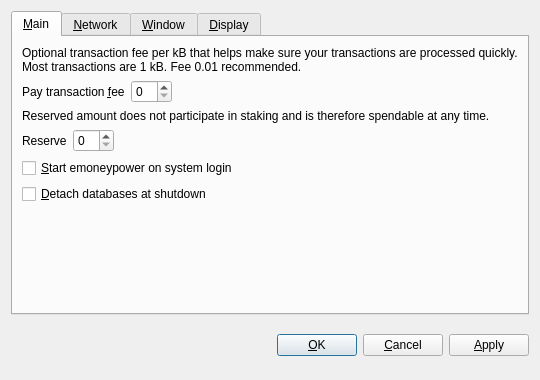
<?xml version="1.0" encoding="UTF-8"?>
<ui version="4.0">
 <class>OptionsDialog</class>
 <widget class="QDialog" name="OptionsDialog">
  <property name="geometry">
   <rect>
    <x>0</x>
    <y>0</y>
    <width>540</width>
    <height>380</height>
   </rect>
  </property>
  <property name="windowTitle">
   <string>Options</string>
  </property>
  <property name="modal">
   <bool>true</bool>
  </property>
  <layout class="QVBoxLayout" name="verticalLayout">
   <item>
    <widget class="QTabWidget" name="tabWidget">
     <property name="tabPosition">
      <enum>QTabWidget::North</enum>
     </property>
     <property name="currentIndex">
      <number>0</number>
     </property>
     <widget class="QWidget" name="tabMain">
      <attribute name="title">
       <string>&amp;Main</string>
      </attribute>
      <layout class="QVBoxLayout" name="verticalLayout_Main">
       <item>
        <widget class="QLabel" name="transactionFeeInfoLabel">
         <property name="text">
          <string>Optional transaction fee per kB that helps make sure your transactions are processed quickly. Most transactions are 1 kB. Fee 0.01 recommended.</string>
         </property>
         <property name="textFormat">
          <enum>Qt::PlainText</enum>
         </property>
         <property name="wordWrap">
          <bool>true</bool>
         </property>
        </widget>
       </item>
       <item>
        <layout class="QHBoxLayout" name="horizontalLayoutFee">
         <item>
          <widget class="QLabel" name="transactionFeeLabel">
           <property name="text">
            <string>Pay transaction &amp;fee</string>
           </property>
           <property name="textFormat">
            <enum>Qt::PlainText</enum>
           </property>
           <property name="buddy">
            <cstring>transactionFee</cstring>
           </property>
          </widget>
         </item>
         <item>
          <widget class="BitcoinAmountField" name="transactionFee"/>
         </item>
         <item>
          <spacer name="horizontalSpacerFee">
           <property name="orientation">
            <enum>Qt::Horizontal</enum>
           </property>
           <property name="sizeHint" stdset="0">
            <size>
             <width>40</width>
             <height>20</height>
            </size>
           </property>
          </spacer>
         </item>
        </layout>
       </item>
       <item>
        <widget class="QLabel" name="reserveBalanceInfoLabel">
         <property name="text">
          <string>Reserved amount does not participate in staking and is therefore spendable at any time.</string>
         </property>
         <property name="textFormat">
          <enum>Qt::PlainText</enum>
         </property>
         <property name="wordWrap">
          <bool>true</bool>
         </property>
        </widget>
       </item>
       <item>
        <layout class="QHBoxLayout" name="horizontalLayoutReserveBalance">
         <item>
          <widget class="QLabel" name="reserveBalanceLabel">
           <property name="text">
            <string>Reserve</string>
           </property>
           <property name="textFormat">
            <enum>Qt::PlainText</enum>
           </property>
           <property name="buddy">
            <cstring>reserveBalance</cstring>
           </property>
          </widget>
         </item>
         <item>
          <widget class="BitcoinAmountField" name="reserveBalance"/>
         </item>
         <item>
          <spacer name="horizontalSpacerReserveBalance">
           <property name="orientation">
            <enum>Qt::Horizontal</enum>
           </property>
           <property name="sizeHint" stdset="0">
            <size>
             <width>40</width>
             <height>20</height>
            </size>
           </property>
          </spacer>
         </item>
        </layout>
       </item>
       <item>
        <widget class="QCheckBox" name="bitcoinAtStartup">
         <property name="toolTip">
          <string>Automatically start emoneypower after logging in to the system.</string>
         </property>
         <property name="text">
          <string>&amp;Start emoneypower on system login</string>
         </property>
        </widget>
       </item>
       <item>
        <widget class="QCheckBox" name="detachDatabases">
         <property name="toolTip">
          <string>Detach block and address databases at shutdown. This means they can be moved to another data directory, but it slows down shutdown. The wallet is always detached.</string>
         </property>
         <property name="text">
          <string>&amp;Detach databases at shutdown</string>
         </property>
        </widget>
       </item>
       <item>
        <spacer name="verticalSpacer_Main">
         <property name="orientation">
          <enum>Qt::Vertical</enum>
         </property>
         <property name="sizeHint" stdset="0">
          <size>
           <width>20</width>
           <height>40</height>
          </size>
         </property>
        </spacer>
       </item>
      </layout>
     </widget>
     <widget class="QWidget" name="tabNetwork">
      <attribute name="title">
       <string>&amp;Network</string>
      </attribute>
      <layout class="QVBoxLayout" name="verticalLayout_Network">
       <item>
        <widget class="QCheckBox" name="mapPortUpnp">
         <property name="toolTip">
          <string>Automatically open the emoneypower client port on the router. This only works when your router supports UPnP and it is enabled.</string>
         </property>
         <property name="text">
          <string>Map port using &amp;UPnP</string>
         </property>
        </widget>
       </item>
       <item>
        <widget class="QCheckBox" name="connectSocks">
         <property name="toolTip">
          <string>Connect to the emoneypower network through a SOCKS proxy (e.g. when connecting through Tor).</string>
         </property>
         <property name="text">
          <string>&amp;Connect through SOCKS proxy:</string>
         </property>
        </widget>
       </item>
       <item>
        <layout class="QHBoxLayout" name="horizontalLayout_Network">
         <item>
          <widget class="QLabel" name="proxyIpLabel">
           <property name="text">
            <string>Proxy &amp;IP:</string>
           </property>
           <property name="textFormat">
            <enum>Qt::PlainText</enum>
           </property>
           <property name="buddy">
            <cstring>proxyIp</cstring>
           </property>
          </widget>
         </item>
         <item>
          <widget class="QValidatedLineEdit" name="proxyIp">
           <property name="maximumSize">
            <size>
             <width>140</width>
             <height>16777215</height>
            </size>
           </property>
           <property name="toolTip">
            <string>IP address of the proxy (e.g. 127.0.0.1)</string>
           </property>
          </widget>
         </item>
         <item>
          <widget class="QLabel" name="proxyPortLabel">
           <property name="text">
            <string>&amp;Port:</string>
           </property>
           <property name="textFormat">
            <enum>Qt::PlainText</enum>
           </property>
           <property name="buddy">
            <cstring>proxyPort</cstring>
           </property>
          </widget>
         </item>
         <item>
          <widget class="QLineEdit" name="proxyPort">
           <property name="maximumSize">
            <size>
             <width>55</width>
             <height>16777215</height>
            </size>
           </property>
           <property name="toolTip">
            <string>Port of the proxy (e.g. 9050)</string>
           </property>
          </widget>
         </item>
         <item>
          <widget class="QLabel" name="socksVersionLabel">
           <property name="text">
            <string>SOCKS &amp;Version:</string>
           </property>
           <property name="textFormat">
            <enum>Qt::PlainText</enum>
           </property>
           <property name="buddy">
            <cstring>socksVersion</cstring>
           </property>
          </widget>
         </item>
         <item>
          <widget class="QValueComboBox" name="socksVersion">
           <property name="toolTip">
            <string>SOCKS version of the proxy (e.g. 5)</string>
           </property>
          </widget>
         </item>
         <item>
          <spacer name="horizontalSpacer_Network">
           <property name="orientation">
            <enum>Qt::Horizontal</enum>
           </property>
           <property name="sizeHint" stdset="0">
            <size>
             <width>40</width>
             <height>20</height>
            </size>
           </property>
          </spacer>
         </item>
        </layout>
       </item>
       <item>
        <spacer name="verticalSpacer_Network">
         <property name="orientation">
          <enum>Qt::Vertical</enum>
         </property>
         <property name="sizeHint" stdset="0">
          <size>
           <width>20</width>
           <height>40</height>
          </size>
         </property>
        </spacer>
       </item>
      </layout>
     </widget>
     <widget class="QWidget" name="tabWindow">
      <attribute name="title">
       <string>&amp;Window</string>
      </attribute>
      <layout class="QVBoxLayout" name="verticalLayout_Window">
       <item>
        <widget class="QCheckBox" name="minimizeToTray">
         <property name="toolTip">
          <string>Show only a tray icon after minimizing the window.</string>
         </property>
         <property name="text">
          <string>&amp;Minimize to the tray instead of the taskbar</string>
         </property>
        </widget>
       </item>
       <item>
        <widget class="QCheckBox" name="minimizeOnClose">
         <property name="toolTip">
          <string>Minimize instead of exit the application when the window is closed. When this option is enabled, the application will be closed only after selecting Quit in the menu.</string>
         </property>
         <property name="text">
          <string>M&amp;inimize on close</string>
         </property>
        </widget>
       </item>
       <item>
        <spacer name="verticalSpacer_Window">
         <property name="orientation">
          <enum>Qt::Vertical</enum>
         </property>
         <property name="sizeHint" stdset="0">
          <size>
           <width>20</width>
           <height>40</height>
          </size>
         </property>
        </spacer>
       </item>
      </layout>
     </widget>
     <widget class="QWidget" name="tabDisplay">
      <attribute name="title">
       <string>&amp;Display</string>
      </attribute>
      <layout class="QVBoxLayout" name="verticalLayout_Display">
       <item>
        <layout class="QHBoxLayout" name="horizontalLayout_1_Display">
         <item>
          <widget class="QLabel" name="langLabel">
           <property name="text">
            <string>User Interface &amp;language:</string>
           </property>
           <property name="textFormat">
            <enum>Qt::PlainText</enum>
           </property>
           <property name="buddy">
            <cstring>lang</cstring>
           </property>
          </widget>
         </item>
         <item>
          <widget class="QValueComboBox" name="lang">
           <property name="toolTip">
            <string>The user interface language can be set here. This setting will take effect after restarting emoneypower.</string>
           </property>
          </widget>
         </item>
        </layout>
       </item>
       <item>
        <layout class="QHBoxLayout" name="horizontalLayout_2_Display">
         <item>
          <widget class="QLabel" name="unitLabel">
           <property name="text">
            <string>&amp;Unit to show amounts in:</string>
           </property>
           <property name="textFormat">
            <enum>Qt::PlainText</enum>
           </property>
           <property name="buddy">
            <cstring>unit</cstring>
           </property>
          </widget>
         </item>
         <item>
          <widget class="QValueComboBox" name="unit">
           <property name="toolTip">
            <string>Choose the default subdivision unit to show in the interface and when sending coins.</string>
           </property>
          </widget>
         </item>
        </layout>
       </item>
       <item>
        <widget class="QCheckBox" name="displayAddresses">
         <property name="toolTip">
          <string>Whether to show emoneypower addresses in the transaction list or not.</string>
         </property>
         <property name="text">
          <string>&amp;Display addresses in transaction list</string>
         </property>
        </widget>
       </item>
       <item>
        <widget class="QCheckBox" name="coinControlFeatures">
         <property name="toolTip">
          <string>Whether to show coin control features or not.</string>
         </property>
         <property name="text">
          <string>Display coin &amp;control features (experts only!)</string>
         </property>
        </widget>
       </item>
       <item>
        <spacer name="verticalSpacer_Display">
         <property name="orientation">
          <enum>Qt::Vertical</enum>
         </property>
         <property name="sizeHint" stdset="0">
          <size>
           <width>20</width>
           <height>40</height>
          </size>
         </property>
        </spacer>
       </item>
      </layout>
     </widget>
    </widget>
   </item>
   <item>
    <layout class="QHBoxLayout" name="horizontalLayout_Buttons">
     <item>
      <spacer name="horizontalSpacer_1">
       <property name="orientation">
        <enum>Qt::Horizontal</enum>
       </property>
       <property name="sizeHint" stdset="0">
        <size>
         <width>40</width>
         <height>48</height>
        </size>
       </property>
      </spacer>
     </item>
     <item>
      <widget class="QLabel" name="statusLabel">
       <property name="font">
        <font>
         <weight>75</weight>
         <bold>true</bold>
        </font>
       </property>
       <property name="text">
        <string/>
       </property>
       <property name="textFormat">
        <enum>Qt::PlainText</enum>
       </property>
       <property name="wordWrap">
        <bool>true</bool>
       </property>
      </widget>
     </item>
     <item>
      <spacer name="horizontalSpacer_2">
       <property name="orientation">
        <enum>Qt::Horizontal</enum>
       </property>
       <property name="sizeHint" stdset="0">
        <size>
         <width>40</width>
         <height>48</height>
        </size>
       </property>
      </spacer>
     </item>
     <item>
      <widget class="QPushButton" name="okButton">
       <property name="text">
        <string>&amp;OK</string>
       </property>
      </widget>
     </item>
     <item>
      <widget class="QPushButton" name="cancelButton">
       <property name="text">
        <string>&amp;Cancel</string>
       </property>
       <property name="autoDefault">
        <bool>false</bool>
       </property>
      </widget>
     </item>
     <item>
      <widget class="QPushButton" name="applyButton">
       <property name="text">
        <string>&amp;Apply</string>
       </property>
       <property name="autoDefault">
        <bool>false</bool>
       </property>
      </widget>
     </item>
    </layout>
   </item>
  </layout>
 </widget>
 <customwidgets>
  <customwidget>
   <class>BitcoinAmountField</class>
   <extends>QSpinBox</extends>
   <header>bitcoinamountfield.h</header>
  </customwidget>
  <customwidget>
   <class>QValueComboBox</class>
   <extends>QComboBox</extends>
   <header>qvaluecombobox.h</header>
  </customwidget>
  <customwidget>
   <class>QValidatedLineEdit</class>
   <extends>QLineEdit</extends>
   <header>qvalidatedlineedit.h</header>
  </customwidget>
 </customwidgets>
 <resources/>
 <connections/>
</ui>
